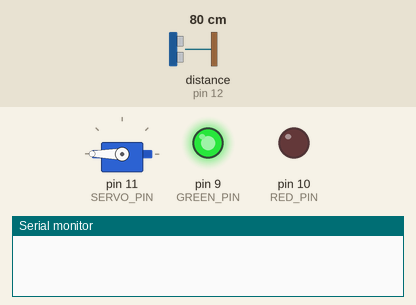
This sketch was run on a simulated Arduino Uno, built with avr-gcc and run on an emulated ATmega328P. Shown: servo, output pins drawn as LEDs (lit = HIGH), the last lines printed to the serial monitor. Wiring (inferred from the names in the program): ultrasonic range finder: trigger pin 13; echo pin 12. Dashed ring = blinking. The inputs (shaded band) are chosen by the test bench; at power-on: distance to the obstacle (sensor on pin 12) 80 cm. The echo pulse lasts 58.3 µs per cm; pins used as bus, display or sensor lines are not drawn.

Above: at 1.2 s.
1.3 s: distance to the obstacle (sensor on pin 12) set to 8 cm
2.8 s: distance to the obstacle (sensor on pin 12) set to 5 cm
At 3.2 s:
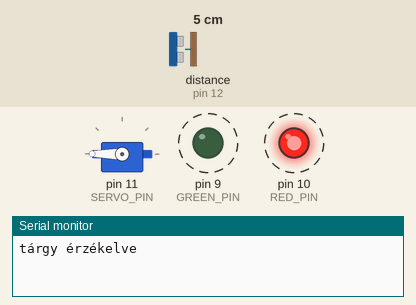
5.8 s: distance to the obstacle (sensor on pin 12) set to 9 cm
At 6.9 s:
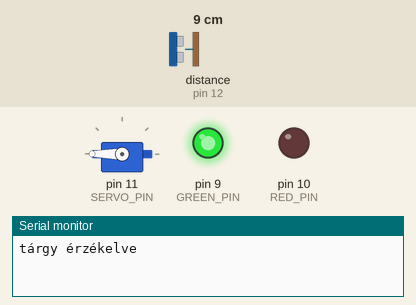
7.3 s: distance to the obstacle (sensor on pin 12) set to 2 cm
At 18.5 s:
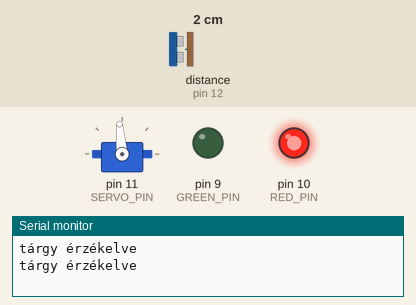
Timing chart, 0 to 18.8 s (numbered marks = the images above; inputs shaded):
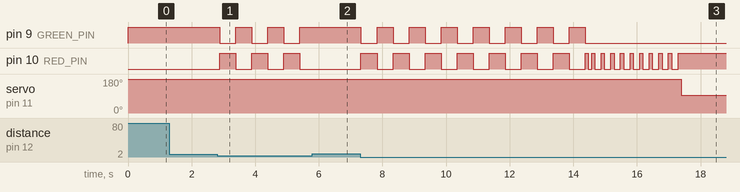

The sketch:

smartbox.ino
```cpp
#include <Keypad.h>
#include <Servo.h>

// mi melyik pinen van
#define RED_PIN 10
#define GREEN_PIN 9
#define SERVO_PIN 11
#define TRIG_PIN 13
#define ECHO_PIN 12
Servo szervo;

char password[] = {'5', '5', '1', '1'};
int passwordLength = 4;
int position = 0;
bool waitingForPassword = false;
bool isOpen = false;
bool servoMoved = false;

unsigned long redStartTime = 0;
bool redTimerRunning = false;

const int threshold = 6;

const byte ROWS = 3;
const byte COLS = 3;

char keys[ROWS][COLS] = {
  {'1','2','3'},
  {'4','5','6'},
  {'7','8','9'}
};

byte rowPins[ROWS] = {8, 7, 6};
byte colPins[COLS] = {5, 4, 3};

Keypad keypad = Keypad(makeKeymap(keys), rowPins, colPins, ROWS, COLS);

void setup() {
  Serial.begin(9600);
  // HCSR04
  pinMode(TRIG_PIN, OUTPUT);
  pinMode(ECHO_PIN, INPUT);
  // LED
  pinMode(RED_PIN, OUTPUT);
  pinMode(GREEN_PIN, OUTPUT);
  szervo.attach(SERVO_PIN);
  // szervó alapállapot
  szervo.write(180);
}
void loop() {
  int distance = measureDistance();
  // ha nyitva és a távolság érzékelési zónán belül van
  if (!isOpen && distance < threshold) {
    if (!redTimerRunning) {
      redStartTime = millis();
      redTimerRunning = true;
      Serial.println("tárgy érzékelve");
    }

    unsigned long elapsed = millis() - redStartTime;

    // LED villogás
    if (!servoMoved) {
      if (elapsed < 7000) {
        if ((elapsed / 500) % 2 == 0) setColor(255, 0);
        else setColor(0, 255);
      } else if (elapsed < 10000) {
        if ((elapsed / 150) % 2 == 0) setColor(255, 0);
        else setColor(0, 0);
      }
    }

    // 10 mp után záródik
    if (!servoMoved && elapsed >= 10000) {
      szervo.write(95);
      servoMoved = true;
      waitingForPassword = true;
      setColor(255, 0);
    }

  } else if (!isOpen && distance >= threshold) {
    // ha közben eltűnt az akadály
    if (!servoMoved) {
      redTimerRunning = false;
      setColor(0, 255);
    }
  }

  // PIN nyitás
  if (waitingForPassword) {
    char key = keypad.getKey();
    if (key) {
      Serial.print("K: "); Serial.println(key);

      if (key == password[position]) {
        position++;
        if (position >= passwordLength) {
          Serial.println("PIN OK");
          szervo.write(180);
          isOpen = true;
          waitingForPassword = false;
          redTimerRunning = false;
          servoMoved = false;
          setColor(0, 255);
          position = 0;
        }
      } else {
        Serial.println("PIN NOK");
        position = 0;
      }
    }
  }
  // ha nyitva és nincs semmi benne
  if (isOpen && distance >= threshold) {
    isOpen = false;
    redTimerRunning = false;
    servoMoved = false;
    waitingForPassword = false;
    position = 0;
    setColor(0, 255);
  }

  delay(100);
}

int measureDistance() {
  digitalWrite(TRIG_PIN, LOW);
  delayMicroseconds(2);
  digitalWrite(TRIG_PIN, HIGH);
  delayMicroseconds(10);
  digitalWrite(TRIG_PIN, LOW);

  long duration = pulseIn(ECHO_PIN, HIGH, 30000);
  if (duration == 0) return 999;
  return duration * 0.034 / 2;
}

void setColor(int r, int g) {
  analogWrite(RED_PIN, r);
  analogWrite(GREEN_PIN, g);
}
```

Measured:
- the behaviour switches between 7 and 6 cm on distance to the obstacle (sensor on pin 12) (found by bisection; images 0 and 1)
- after the input at 1.3 s, every drawn part: stays the same
- after the input at 2.8 s, pin 9 (GREEN_PIN), pin 10 (RED_PIN): alternates HIGH for 0.50 s and LOW for 0.50 s, starting after 0.08 s
- after the input at 5.8 s, pin 9 (GREEN_PIN): stays HIGH (without the input it goes to LOW after 0.11 s); pin 10 (RED_PIN): stays LOW (without the input it goes to HIGH after 0.11 s)
- after the input at 7.3 s, pin 9 (GREEN_PIN): alternates HIGH for 0.50 s and LOW for 0.50 s, 15 changes in all, then stays LOW, starting at once; pin 10 (RED_PIN): goes 7 × (HIGH 0.50 s, LOW 0.50 s), HIGH 0.10 s, LOW 0.10 s, 9 × (HIGH 0.10 s, LOW 0.20 s), then HIGH, starting at once; servo on pin 11 (SERVO_PIN): 180° → 95° after 10.1 s
